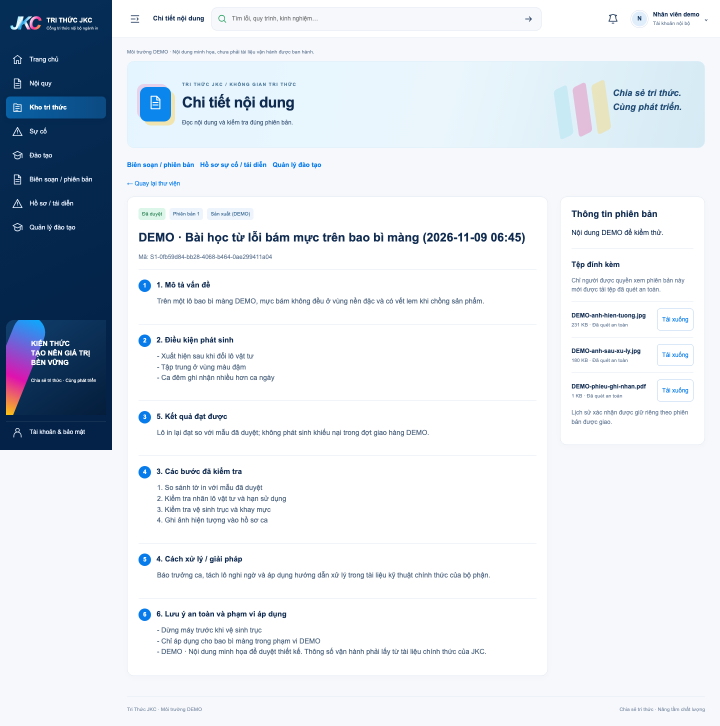
#> input picture docs/reports/ui-05b/before-desktop-full.png, 1440 x 1451 px, given in place of before-desktop.png, which was not available (shown at 1/2 size)
$ python compare.py
#> lines starting #> are read from the running program, lines starting #| are printed output that depends on the picture
"""UI-05B boards per viewport: Before / PROPOSAL, and Mockup (PO-approved proposal) / Before / After."""

from pathlib import Path

from PIL import Image, ImageDraw, ImageOps

out = Path(__file__).resolve().parents[2] / "docs/reports/ui-05b"


def board(name, frames, labels, width, height):
#> called with name = 'comparison-desktop', width = 960, height = 600
    canvas = Image.new(
        "RGB", (width * len(frames) + 16 * (len(frames) - 1), height + 44), "#e8ecf3"
    )
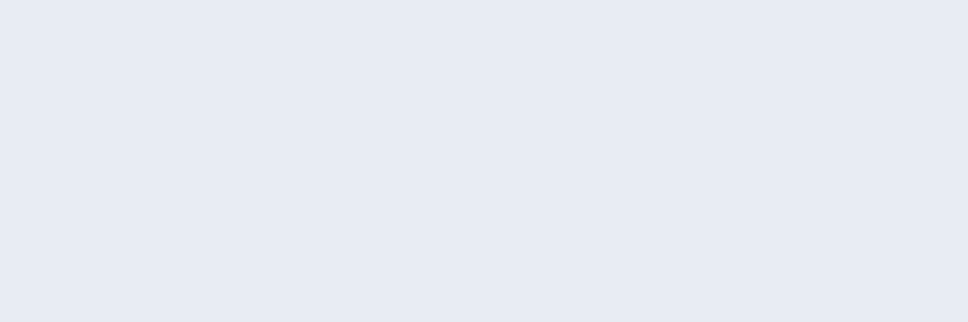
#> canvas: PIL image 1936x644 RGB (shown at 1/2 size); mean R, G, B 232, 236, 243
    draw = ImageDraw.Draw(canvas)
    for i, (frame, label) in enumerate(zip(frames, labels)):
        x = i * (width + 16)
        canvas.paste(
            ImageOps.contain(Image.open(out / frame).convert("RGB"), (width, height)),
            (x, 44),
        )
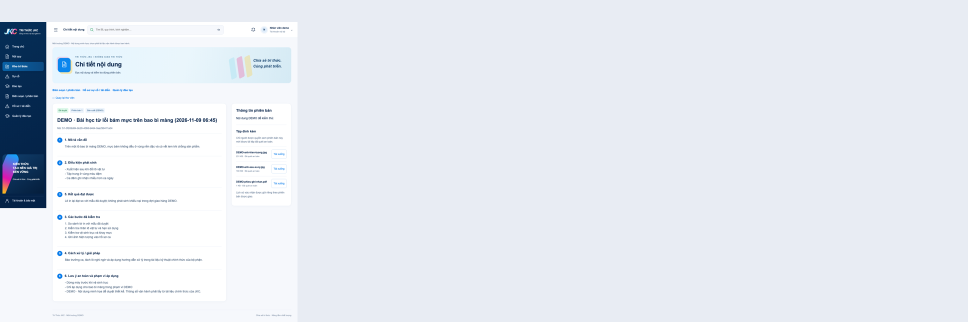
#> canvas: PIL image 1936x644 RGB (shown at 1/2 size); mean R, G, B 228.9, 233.5, 240.6
        draw.text((x + 8, 14), label, fill="#102b50")
    canvas.save(out / f"{name}.png", optimize=True)
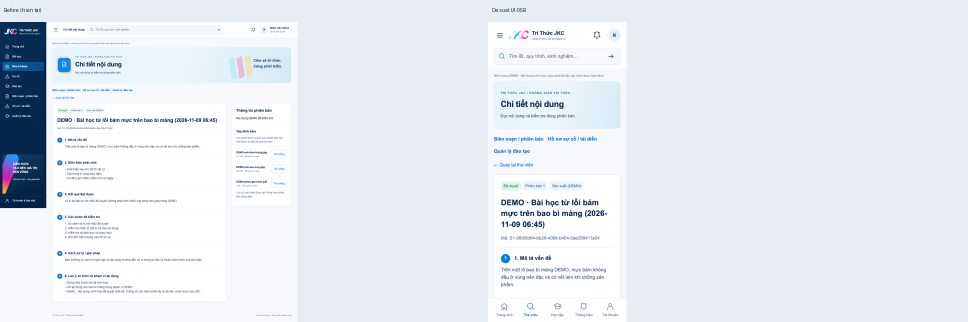
#> saved as comparison-desktop.png: PIL image 1936x644 RGB (shown at 1/2 size); mean R, G, B 229.6, 234.3, 241


for view, w, h in [
    ("desktop", 960, 600),
    ("tablet", 540, 720),
    ("mobile390", 390, 844),
    ("mobile375", 375, 812),
]:
    board(
        f"comparison-{view}",
        [f"before-{view}.png", f"proposal-{view}.png"],
        ["Before (hien tai)", "De xuat UI-05B"],
        w,
        h,
    )
#> pass 2 of the loop `for view, w, h in [`:
#> in board (call 2), `canvas = Image.new( "RGB", (width * len(frames) + 16 * (len(frames) - ..`:
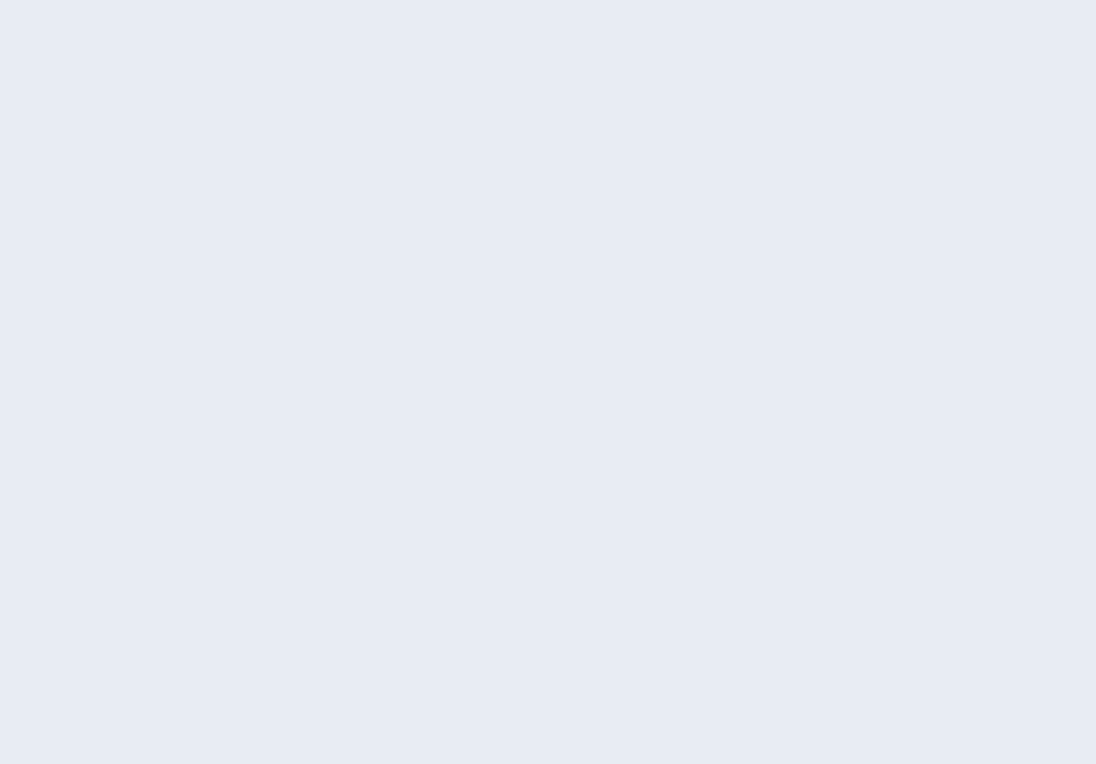
#> canvas: PIL image 1096x764 RGB; mean R, G, B 232, 236, 243
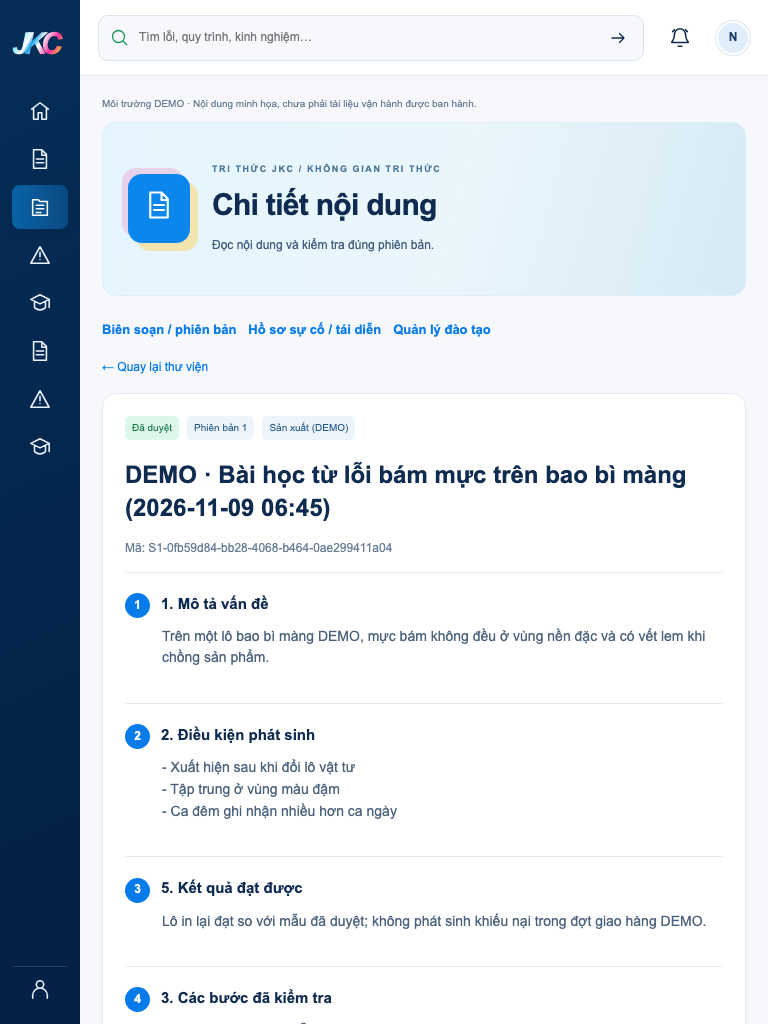
#> input picture docs/reports/ui-05b/before-tablet.png, 768 x 1024 px
#> in board (call 2), `canvas.save(out / f"{name}.png", optimize=True)`:
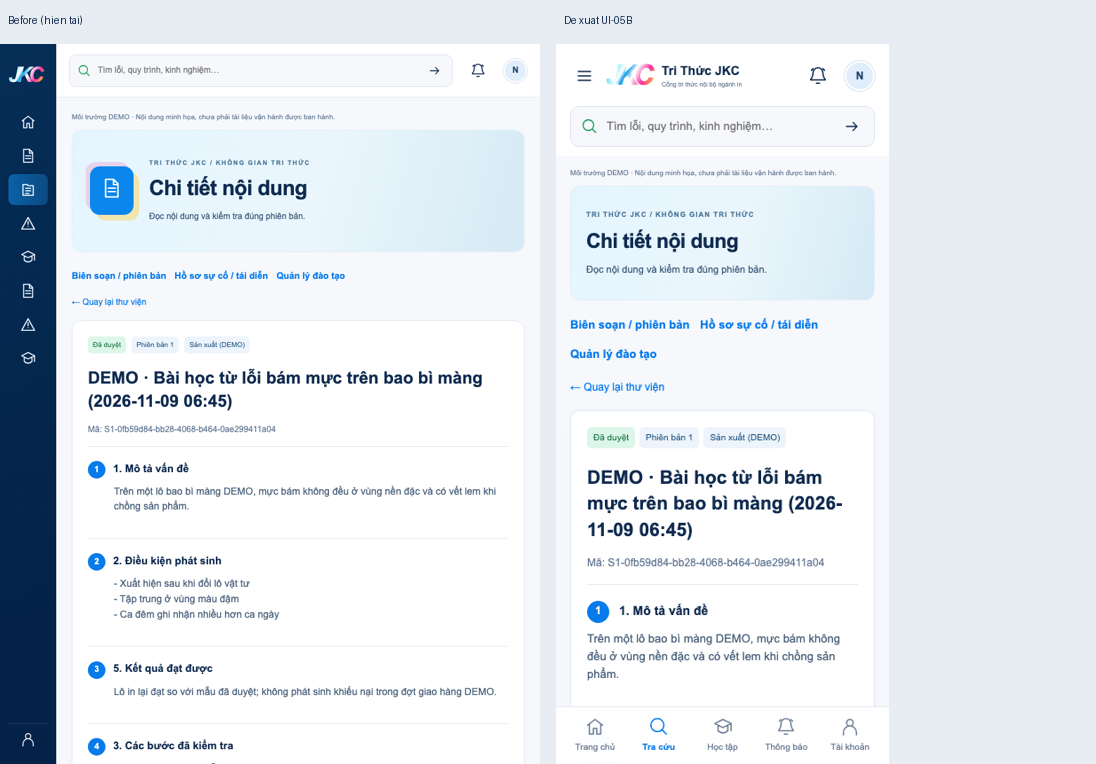
#> saved as comparison-tablet.png: PIL image 1096x764 RGB; mean R, G, B 225.7, 231.8, 238.5
#> (the run stopped early here; a loop or call above may not have finished)
